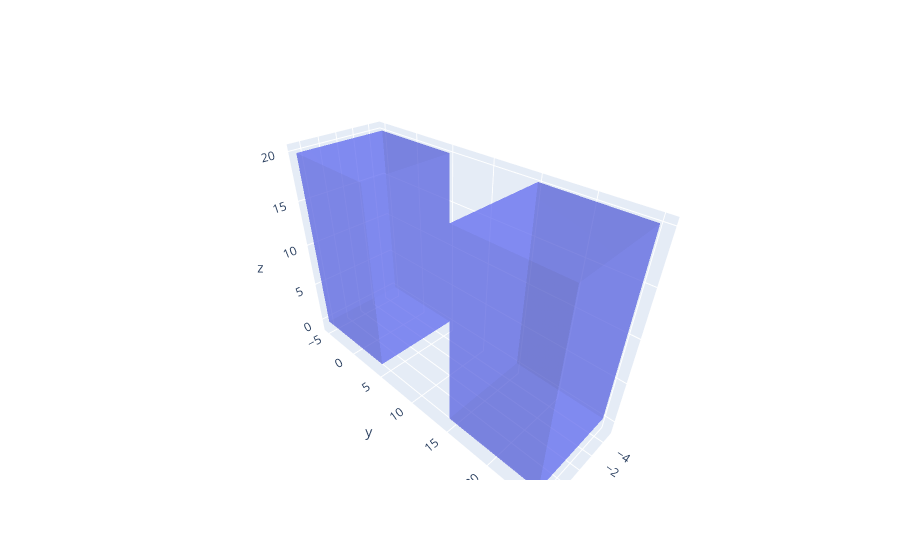

Notebook code cell kept with this figure:
### Markdown cell above
### Plotting your setup

Here, we will use Plotly as the plotting backend, because it renders very nicely, especially on the web.
On larger scenes, you will likely need something more performant, like Vispy, see [Choosing your plotting backend](plotting_backend.ipynb#choosing-your-plotting-backend).

### Code cell
dplt.set_defaults("plotly")  # Let's use the Plotly backend

fig = mesh.plot(opacity=0.5)
fig

### Figure 1 — Plotly figure (JSON) as saved in the notebook; plotly's stock layout.template omitted (floating-point values rounded to 4 significant figures)
{"data": [{"i": [8, 9, 12, 13, 16, 17, 20, 21, 24, 25, 28, 29, 32, 33, 36, 37, 40, 41, 44, 45, 48, 49, 52, 53], "j": [9, 8, 13, 12, 17, 16, 21, 20, 25, 24, 29, 28, 33, 32, 37, 36, 41, 40, 45, 44, 49, 48, 53, 52], "k": [10, 11, 14, 15, 18, 19, 22, 23, 26, 27, 30, 31, 34, 35, 38, 39, 42, 43, 46, 47, 50, 51, 54, 55], "opacity": 0.5, "type": "mesh3d", "x": [1, 1, -1, -1, 1, 1, -1, -1, 5, -5, -5, 5, -5.0, 5.0, -5.106, 5.0, 5.0, -5.0, -5.106, 5.0, 5.0, 5.0, 5.0, 5.0, 5.0, -5.106, 5.0, -5.106, -5.0, -5.106, -5.106, -5.0, -5.0, 5.0, -5.0, 5.0, 5, -5, -5, 5, 5, 5, 5, 5, 5, -5, 5, -5, -5, -5, -5, -5, -5, 5, -5, 5], "y": [-1, -1, -1, -1, 1, 1, 1, 1, 5, -5, 5, -5, 25, 15, 14.89, 25, 15, 25, 14.89, 25, 25, 15, 15, 25, 15, 14.89, 15, 14.89, 25, 14.89, 14.89, 25, 25, 25, 25, 25, -5, 5, -5, 5, 5, -5, -5, 5, -5, -5, -5, -5, 5, -5, -5, 5, 5, 5, 5, 5], "z": [1, -1, 1, -1, 1, -1, 1, -1, 0, 0, 0, 0, 0, 0, 0, 0, 20, 20, 20, 20, 0, 20, 0, 20, 20, 0, 0, 20, 20, 0, 20, 0, 20, 0, 0, 20, 20, 20, 20, 20, 0, 20, 0, 20, 20, 0, 0, 20, 20, 0, 20, 0, 20, 0, 0, 20]}], "layout": {}}
